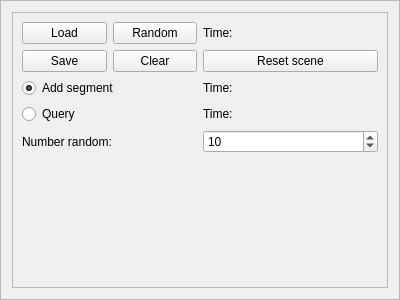
<?xml version="1.0" encoding="UTF-8"?>
<ui version="4.0">
 <class>TrapezoidalMapManager</class>
 <widget class="QFrame" name="TrapezoidalMapManager">
  <property name="geometry">
   <rect>
    <x>0</x>
    <y>0</y>
    <width>400</width>
    <height>300</height>
   </rect>
  </property>
  <property name="windowTitle">
   <string>Frame</string>
  </property>
  <property name="layoutDirection">
   <enum>Qt::LeftToRight</enum>
  </property>
  <property name="frameShape">
   <enum>QFrame::StyledPanel</enum>
  </property>
  <property name="frameShadow">
   <enum>QFrame::Raised</enum>
  </property>
  <layout class="QVBoxLayout" name="verticalLayout">
   <item>
    <widget class="QFrame" name="frame">
     <property name="sizePolicy">
      <sizepolicy hsizetype="Preferred" vsizetype="Preferred">
       <horstretch>0</horstretch>
       <verstretch>0</verstretch>
      </sizepolicy>
     </property>
     <property name="frameShape">
      <enum>QFrame::StyledPanel</enum>
     </property>
     <property name="frameShadow">
      <enum>QFrame::Raised</enum>
     </property>
     <layout class="QGridLayout" name="gridLayout">
      <item row="0" column="1">
       <widget class="QPushButton" name="randomSegmentsButton">
        <property name="text">
         <string>Random</string>
        </property>
       </widget>
      </item>
      <item row="5" column="2">
       <widget class="QLabel" name="queryTimeDescriptionLabel">
        <property name="text">
         <string>Time:</string>
        </property>
        <property name="alignment">
         <set>Qt::AlignLeading|Qt::AlignLeft|Qt::AlignVCenter</set>
        </property>
       </widget>
      </item>
      <item row="0" column="3">
       <widget class="QLabel" name="loadSegmentsTimeLabel">
        <property name="text">
         <string/>
        </property>
       </widget>
      </item>
      <item row="0" column="0">
       <widget class="QPushButton" name="loadSegmentsButton">
        <property name="text">
         <string>Load</string>
        </property>
       </widget>
      </item>
      <item row="4" column="3">
       <widget class="QLabel" name="addSegmentTimeLabel">
        <property name="text">
         <string/>
        </property>
       </widget>
      </item>
      <item row="4" column="0" colspan="2">
       <widget class="QRadioButton" name="addSegmentRadio">
        <property name="text">
         <string>Add segment</string>
        </property>
        <property name="checked">
         <bool>true</bool>
        </property>
       </widget>
      </item>
      <item row="4" column="2">
       <widget class="QLabel" name="addSegmentTimeDescriptionLabel">
        <property name="text">
         <string>Time:</string>
        </property>
        <property name="alignment">
         <set>Qt::AlignLeading|Qt::AlignLeft|Qt::AlignVCenter</set>
        </property>
       </widget>
      </item>
      <item row="0" column="2">
       <widget class="QLabel" name="loadSegmentsTimeDescriptionLabel">
        <property name="text">
         <string>Time:</string>
        </property>
        <property name="alignment">
         <set>Qt::AlignLeading|Qt::AlignLeft|Qt::AlignVCenter</set>
        </property>
       </widget>
      </item>
      <item row="5" column="0" colspan="2">
       <widget class="QRadioButton" name="queryRadio">
        <property name="text">
         <string>Query</string>
        </property>
        <property name="checked">
         <bool>false</bool>
        </property>
       </widget>
      </item>
      <item row="5" column="3">
       <widget class="QLabel" name="queryTimeLabel">
        <property name="text">
         <string/>
        </property>
       </widget>
      </item>
      <item row="12" column="2">
       <spacer name="verticalSpacer">
        <property name="orientation">
         <enum>Qt::Vertical</enum>
        </property>
        <property name="sizeHint" stdset="0">
         <size>
          <width>20</width>
          <height>40</height>
         </size>
        </property>
       </spacer>
      </item>
      <item row="3" column="0">
       <widget class="QPushButton" name="saveSegmentsButton">
        <property name="text">
         <string>Save</string>
        </property>
       </widget>
      </item>
      <item row="3" column="1">
       <widget class="QPushButton" name="clearSegmentsButton">
        <property name="text">
         <string>Clear</string>
        </property>
       </widget>
      </item>
      <item row="3" column="2" colspan="2">
       <widget class="QPushButton" name="resetSceneButton">
        <property name="text">
         <string>Reset scene</string>
        </property>
       </widget>
      </item>
      <item row="9" column="0" colspan="2">
       <widget class="QLabel" name="numberRandomLabel">
        <property name="text">
         <string>Number random:</string>
        </property>
       </widget>
      </item>
      <item row="9" column="2" colspan="2">
       <widget class="QSpinBox" name="numberRandomSpinBox">
        <property name="minimum">
         <number>1</number>
        </property>
        <property name="maximum">
         <number>100000</number>
        </property>
        <property name="singleStep">
         <number>10</number>
        </property>
        <property name="value">
         <number>10</number>
        </property>
       </widget>
      </item>
     </layout>
    </widget>
   </item>
  </layout>
 </widget>
 <resources/>
 <connections/>
</ui>
